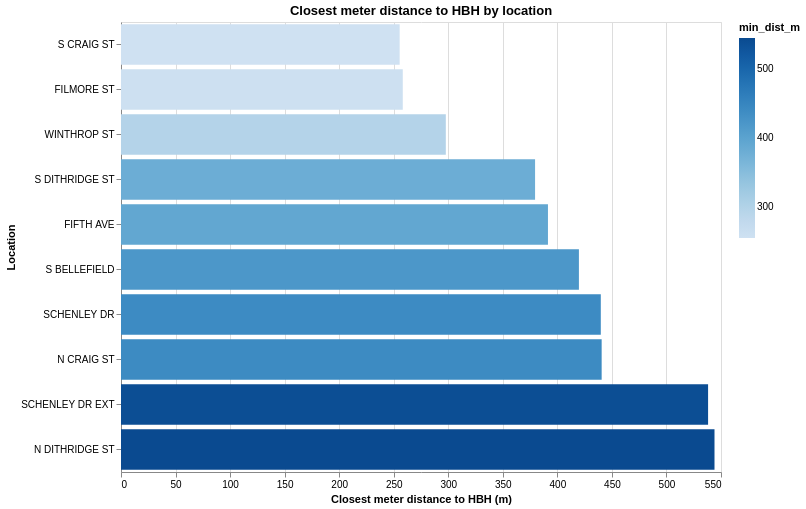

The cell this chart's notebook holds for it:
### Markdown cell above
### 1.3.2. Distance Ranking

### Code cell
dist_rank = (
    morning_analysis
    .group_by("location")
    .agg([
        pl.col("x").min().alias("min_x"),
        pl.col("y").min().alias("min_y"),
        pl.col("dist_m").min().alias("min_dist_m"),
        pl.col("dist_m").median().alias("median_dist_m"),
        pl.col("meter_id").n_unique().alias("n_meters"),
    ])
    .sort("min_dist_m")
)

dist_rank

df = dist_rank.to_pandas()

alt.Chart(df.head(10)).mark_bar().encode(
    x=alt.X("min_dist_m:Q", title="Closest meter distance to HBH (m)"),
    y=alt.Y("location:N", sort="x", title="Location"),
    color=alt.Color("min_dist_m:Q"),
    tooltip=[
    "location",
    alt.Tooltip("min_x:Q", format=".5f", title="Closest x"),
    alt.Tooltip("min_y:Q", format=".5f", title="Closest y"),
    alt.Tooltip("min_dist_m:Q", format=".2f", title="Min dist (m)"),
    alt.Tooltip("median_dist_m:Q", format=".2f", title="Median dist (m)"),
    alt.Tooltip("n_meters:Q", title="# meters"),
]
).properties(width=600, height=450, title="Closest meter distance to HBH by location")

### Figure 1 — Vega-Lite specification as saved in the notebook (floating-point values rounded to 4 significant figures)
{"config": {"view": {"continuousWidth": 300, "continuousHeight": 300}}, "data": {"name": "data-0668673cf4b31e609571c40c3d4f71a2"}, "mark": {"type": "bar"}, "encoding": {"color": {"field": "min_dist_m", "type": "quantitative"}, "tooltip": [{"field": "location", "type": "nominal"}, {"field": "min_x", "format": ".5f", "title": "Closest x", "type": "quantitative"}, {"field": "min_y", "format": ".5f", "title": "Closest y", "type": "quantitative"}, {"field": "min_dist_m", "format": ".2f", "title": "Min dist (m)", "type": "quantitative"}, {"field": "median_dist_m", "format": ".2f", "title": "Median dist (m)", "type": "quantitative"}, {"field": "n_meters", "title": "# meters", "type": "quantitative"}], "x": {"field": "min_dist_m", "title": "Closest meter distance to HBH (m)", "type": "quantitative"}, "y": {"field": "location", "sort": "x", "title": "Location", "type": "nominal"}}, "height": 450, "title": "Closest meter distance to HBH by location", "width": 600, "$schema": "https://vega.github.io/schema/vega-lite/v5.20.1.json", "datasets": {"data-0668673cf4b31e609571c40c3d4f71a2": [{"location": "S CRAIG ST", "min_x": -79.95, "min_y": 40.44, "min_dist_m": 255.4, "median_dist_m": 292.0, "n_meters": 6}, {"location": "FILMORE ST", "min_x": -79.95, "min_y": 40.45, "min_dist_m": 258.3, "median_dist_m": 302.9, "n_meters": 3}, {"location": "WINTHROP ST", "min_x": -79.95, "min_y": 40.45, "min_dist_m": 297.7, "median_dist_m": 328.3, "n_meters": 3}, {"location": "S DITHRIDGE ST", "min_x": -79.95, "min_y": 40.44, "min_dist_m": 379.6, "median_dist_m": 398.4, "n_meters": 5}, {"location": "FIFTH AVE", "min_x": -79.95, "min_y": 40.44, "min_dist_m": 391.4, "median_dist_m": 573.3, "n_meters": 8}, {"location": "S BELLEFIELD", "min_x": -79.95, "min_y": 40.44, "min_dist_m": 419.7, "median_dist_m": 463.7, "n_meters": 4}, {"location": "SCHENLEY DR", "min_x": -79.95, "min_y": 40.44, "min_dist_m": 439.8, "median_dist_m": 635.5, "n_meters": 17}, {"location": "N CRAIG ST", "min_x": -79.95, "min_y": 40.45, "min_dist_m": 440.6, "median_dist_m": 543.4, "n_meters": 5}, {"location": "SCHENLEY DR EXT", "min_x": -79.95, "min_y": 40.44, "min_dist_m": 538.2, "median_dist_m": 546.2, "n_meters": 3}, {"location": "N DITHRIDGE ST", "min_x": -79.95, "min_y": 40.45, "min_dist_m": 544.0, "median_dist_m": 608.6, "n_meters": 4}]}}
